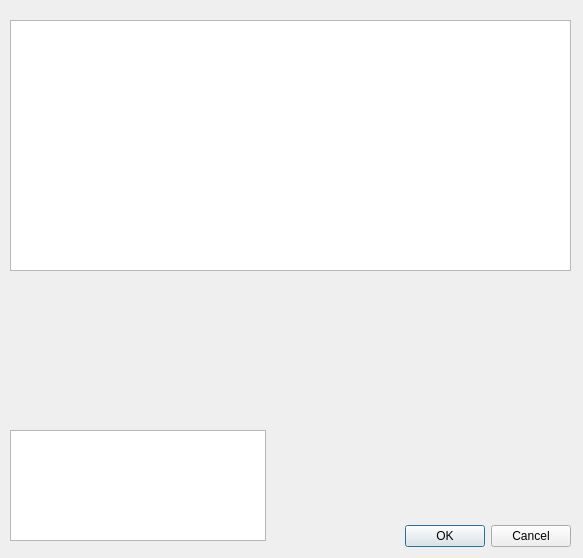
<?xml version="1.0" encoding="UTF-8"?>
<ui version="4.0">
 <class>przepis_usa_2</class>
 <widget class="QDialog" name="przepis_usa_2">
  <property name="geometry">
   <rect>
    <x>0</x>
    <y>0</y>
    <width>583</width>
    <height>558</height>
   </rect>
  </property>
  <property name="minimumSize">
   <size>
    <width>583</width>
    <height>558</height>
   </size>
  </property>
  <property name="maximumSize">
   <size>
    <width>583</width>
    <height>558</height>
   </size>
  </property>
  <property name="windowTitle">
   <string>Stek</string>
  </property>
  <property name="styleSheet">
   <string notr="true">background-image: url(:/img/img/1.png);</string>
  </property>
  <widget class="QDialogButtonBox" name="buttonBox">
   <property name="geometry">
    <rect>
     <x>230</x>
     <y>520</y>
     <width>341</width>
     <height>32</height>
    </rect>
   </property>
   <property name="styleSheet">
    <string notr="true">font: 87 12pt &quot;Georgia Pro Cond Black&quot;;
background-image: url(:/img/img/baton.png);</string>
   </property>
   <property name="orientation">
    <enum>Qt::Horizontal</enum>
   </property>
   <property name="standardButtons">
    <set>QDialogButtonBox::Cancel|QDialogButtonBox::Ok</set>
   </property>
  </widget>
  <widget class="QTextBrowser" name="textBrowser">
   <property name="geometry">
    <rect>
     <x>10</x>
     <y>430</y>
     <width>256</width>
     <height>111</height>
    </rect>
   </property>
   <property name="styleSheet">
    <string notr="true">background-image: url(:/img/img/NAZWA.png);</string>
   </property>
   <property name="html">
    <string>&lt;!DOCTYPE HTML PUBLIC &quot;-//W3C//DTD HTML 4.0//EN&quot; &quot;http://www.w3.org/TR/REC-html40/strict.dtd&quot;&gt;
&lt;html&gt;&lt;head&gt;&lt;meta name=&quot;qrichtext&quot; content=&quot;1&quot; /&gt;&lt;style type=&quot;text/css&quot;&gt;
p, li { white-space: pre-wrap; }
&lt;/style&gt;&lt;/head&gt;&lt;body style=&quot; font-family:'MS Shell Dlg 2'; font-size:7.8pt; font-weight:400; font-style:normal;&quot;&gt;
&lt;p style=&quot; margin-top:0px; margin-bottom:0px; margin-left:0px; margin-right:0px; -qt-block-indent:0; text-indent:0px;&quot;&gt;&lt;span style=&quot; font-size:16pt; font-weight:600; color:#ffffff;&quot;&gt;Składniki&lt;/span&gt;&lt;/p&gt;
&lt;p style=&quot; margin-top:0px; margin-bottom:0px; margin-left:0px; margin-right:0px; -qt-block-indent:0; text-indent:0px;&quot;&gt;&lt;span style=&quot; font-size:10pt; color:#ffffff;&quot;&gt;polędwica wołowa (700-800 g)&lt;/span&gt;&lt;/p&gt;
&lt;p style=&quot; margin-top:0px; margin-bottom:0px; margin-left:0px; margin-right:0px; -qt-block-indent:0; text-indent:0px;&quot;&gt;&lt;span style=&quot; font-size:10pt; color:#ffffff;&quot;&gt;musztarda dijon&lt;/span&gt;&lt;/p&gt;
&lt;p style=&quot; margin-top:0px; margin-bottom:0px; margin-left:0px; margin-right:0px; -qt-block-indent:0; text-indent:0px;&quot;&gt;&lt;span style=&quot; font-size:10pt; color:#ffffff;&quot;&gt;sól, pieprz&lt;/span&gt;&lt;/p&gt;&lt;/body&gt;&lt;/html&gt;</string>
   </property>
  </widget>
  <widget class="QTextBrowser" name="textBrowser_2">
   <property name="geometry">
    <rect>
     <x>10</x>
     <y>20</y>
     <width>561</width>
     <height>251</height>
    </rect>
   </property>
   <property name="styleSheet">
    <string notr="true">background-image: url(:/img/img/NAZWA.png);</string>
   </property>
   <property name="html">
    <string>&lt;!DOCTYPE HTML PUBLIC &quot;-//W3C//DTD HTML 4.0//EN&quot; &quot;http://www.w3.org/TR/REC-html40/strict.dtd&quot;&gt;
&lt;html&gt;&lt;head&gt;&lt;meta name=&quot;qrichtext&quot; content=&quot;1&quot; /&gt;&lt;style type=&quot;text/css&quot;&gt;
p, li { white-space: pre-wrap; }
&lt;/style&gt;&lt;/head&gt;&lt;body style=&quot; font-family:'MS Shell Dlg 2'; font-size:7.8pt; font-weight:400; font-style:normal;&quot;&gt;
&lt;p style=&quot; margin-top:0px; margin-bottom:0px; margin-left:0px; margin-right:0px; -qt-block-indent:0; text-indent:0px;&quot;&gt;&lt;span style=&quot; font-size:16pt; font-weight:600; color:#ffffff;&quot;&gt;Przygotowanie&lt;/span&gt;&lt;/p&gt;
&lt;p style=&quot; margin-top:0px; margin-bottom:0px; margin-left:0px; margin-right:0px; -qt-block-indent:0; text-indent:0px;&quot;&gt;&lt;span style=&quot; font-size:16pt; font-weight:600; color:#ffffff;&quot;&gt;(STEK)&lt;/span&gt;&lt;/p&gt;
&lt;p style=&quot;-qt-paragraph-type:empty; margin-top:0px; margin-bottom:0px; margin-left:0px; margin-right:0px; -qt-block-indent:0; text-indent:0px; color:#ffffff;&quot;&gt;&lt;br /&gt;&lt;/p&gt;
&lt;p style=&quot; margin-top:0px; margin-bottom:0px; margin-left:0px; margin-right:0px; -qt-block-indent:0; text-indent:0px;&quot;&gt;&lt;span style=&quot; font-size:12pt; color:#ffffff;&quot;&gt;Mięso dzielimy na kawałki o grubości 2-3 cm. Oprószamy solą i pieprzem ,nacieramy musztardą i zawijamy w folię spożywczą. Wstawiamy do lodówki na 30 min. Na bardzo rozgrzanej patelni grillujemy stek z obu stron. Stopień wysmażenia uzależniony jest od czasu grillowania. Możemy podać z grillowanymi warzywami.&lt;/span&gt;&lt;/p&gt;&lt;/body&gt;&lt;/html&gt;</string>
   </property>
  </widget>
 </widget>
 <resources/>
 <connections>
  <connection>
   <sender>buttonBox</sender>
   <signal>accepted()</signal>
   <receiver>przepis_usa_2</receiver>
   <slot>accept()</slot>
   <hints>
    <hint type="sourcelabel">
     <x>248</x>
     <y>254</y>
    </hint>
    <hint type="destinationlabel">
     <x>157</x>
     <y>274</y>
    </hint>
   </hints>
  </connection>
  <connection>
   <sender>buttonBox</sender>
   <signal>rejected()</signal>
   <receiver>przepis_usa_2</receiver>
   <slot>reject()</slot>
   <hints>
    <hint type="sourcelabel">
     <x>316</x>
     <y>260</y>
    </hint>
    <hint type="destinationlabel">
     <x>286</x>
     <y>274</y>
    </hint>
   </hints>
  </connection>
 </connections>
</ui>
